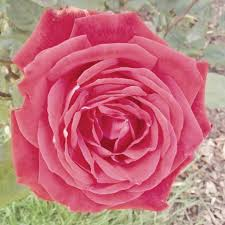
#> input picture assignment_1/flower.jpeg, 225 x 225 px
$ python checkerboard.py flower.jpeg 100
#> lines starting #> are read from the running program, lines starting #| are printed output that depends on the picture
import numpy as np
import matplotlib.pyplot as plt
from PIL import Image
import argparse

parser = argparse.ArgumentParser()
parser.add_argument("filename", help="choose filename for image")
parser.add_argument("size", help="choose pixel size of squares in checkerboard", type=int)
args = parser.parse_args()

im = Image.open(args.filename)
#> im is the input picture: PIL image 225x225 RGB; mean R, G, B 196, 114, 123.8

# flower = Image.open("flower.jpeg")
# flower = Image.open("unsplash.jpg")
checker_pic = np.array(im)
height, width, channel = checker_pic.shape
#> height = 225; width = 225; channel = 3
# print(height, width, channel)

n = args.size # square size

for i in range(width):
    for j in range(height):
        if ((i % (2 * n)) < n) and ((j % (2 * n)) < n):
            checker_pic[j,i,:] = [0,0,0]
        elif ((i % (2 * n)) >= n) and ((j % (2 * n)) >= n):
            checker_pic[j,i,:] = [0,0,0]
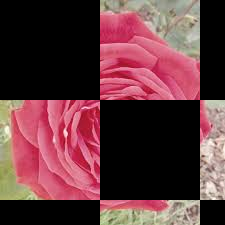
#> checker_pic: shape (225, 225, 3); mean R, G, B 97.6, 56.6, 61.7

# plotting
fig, ax = plt.subplots(1, 1, figsize=(15,10))
ax.imshow(checker_pic)
ax.axis('off')
plt.show()
